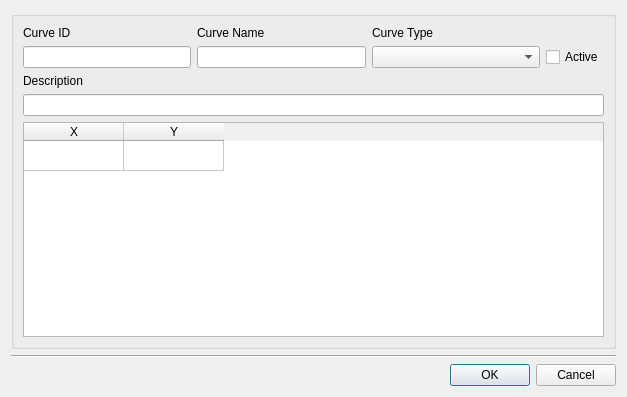
<?xml version="1.0" encoding="UTF-8"?>
<ui version="4.0">
 <class>dlg_nonvisual_curve</class>
 <widget class="QDialog" name="dlg_nonvisual_curve">
  <property name="geometry">
   <rect>
    <x>0</x>
    <y>0</y>
    <width>627</width>
    <height>397</height>
   </rect>
  </property>
  <property name="windowTitle">
   <string>Curve Editor</string>
  </property>
  <layout class="QGridLayout" name="verticalLayout_4">
   <item row="2" column="0" colspan="2">
    <layout class="QHBoxLayout" name="horizontalLayout">
     <property name="sizeConstraint">
      <enum>QLayout::SetDefaultConstraint</enum>
     </property>
     <item>
      <spacer name="horizontalSpacer">
       <property name="orientation">
        <enum>Qt::Horizontal</enum>
       </property>
       <property name="sizeHint" stdset="0">
        <size>
         <width>40</width>
         <height>20</height>
        </size>
       </property>
      </spacer>
     </item>
     <item>
      <widget class="QPushButton" name="btn_accept">
       <property name="text">
        <string>OK</string>
       </property>
      </widget>
     </item>
     <item>
      <widget class="QPushButton" name="btn_cancel">
       <property name="text">
        <string>Cancel</string>
       </property>
      </widget>
     </item>
    </layout>
   </item>
   <item row="1" column="0" colspan="2">
    <widget class="Line" name="line">
     <property name="orientation">
      <enum>Qt::Horizontal</enum>
     </property>
    </widget>
   </item>
   <item row="0" column="0" colspan="2">
    <widget class="QGroupBox" name="groupBox">
     <property name="sizePolicy">
      <sizepolicy hsizetype="Preferred" vsizetype="MinimumExpanding">
       <horstretch>0</horstretch>
       <verstretch>0</verstretch>
      </sizepolicy>
     </property>
     <property name="title">
      <string/>
     </property>
     <layout class="QGridLayout" name="gridLayout">
      <item row="0" column="0" colspan="2">
       <layout class="QGridLayout" name="gridLayout_2">
        <item row="1" column="0">
         <widget class="QLineEdit" name="txt_curve">
          <property name="sizePolicy">
           <sizepolicy hsizetype="Minimum" vsizetype="Fixed">
            <horstretch>0</horstretch>
            <verstretch>0</verstretch>
           </sizepolicy>
          </property>
         </widget>
        </item>
        <item row="0" column="0">
         <widget class="QLabel" name="lbl_curve">
          <property name="sizePolicy">
           <sizepolicy hsizetype="Preferred" vsizetype="Fixed">
            <horstretch>0</horstretch>
            <verstretch>0</verstretch>
           </sizepolicy>
          </property>
          <property name="text">
           <string>Curve ID</string>
          </property>
         </widget>
        </item>
        <item row="0" column="1">
         <widget class="QLabel" name="lbl_curve_name">
          <property name="sizePolicy">
           <sizepolicy hsizetype="Preferred" vsizetype="Fixed">
            <horstretch>0</horstretch>
            <verstretch>0</verstretch>
           </sizepolicy>
          </property>
          <property name="text">
           <string>Curve Name</string>
          </property>
         </widget>
        </item>
        <item row="1" column="2">
         <widget class="QComboBox" name="cmb_curve_type"/>
        </item>
        <item row="0" column="2">
         <widget class="QLabel" name="lbl_curve_type">
          <property name="text">
           <string>Curve Type</string>
          </property>
         </widget>
        </item>
        <item row="1" column="1">
         <widget class="QLineEdit" name="txt_curve_name">
          <property name="sizePolicy">
           <sizepolicy hsizetype="Minimum" vsizetype="Fixed">
            <horstretch>0</horstretch>
            <verstretch>0</verstretch>
           </sizepolicy>
          </property>
         </widget>
        </item>
        <item row="1" column="3">
         <widget class="QCheckBox" name="chk_active">
          <property name="sizePolicy">
           <sizepolicy hsizetype="Fixed" vsizetype="Fixed">
            <horstretch>0</horstretch>
            <verstretch>0</verstretch>
           </sizepolicy>
          </property>
          <property name="text">
           <string>Active</string>
          </property>
         </widget>
        </item>
        <item row="3" column="0" colspan="4">
         <widget class="QLineEdit" name="txt_descript">
          <property name="sizePolicy">
           <sizepolicy hsizetype="Expanding" vsizetype="Fixed">
            <horstretch>0</horstretch>
            <verstretch>0</verstretch>
           </sizepolicy>
          </property>
         </widget>
        </item>
        <item row="2" column="0" colspan="4">
         <widget class="QLabel" name="lbl_descript">
          <property name="sizePolicy">
           <sizepolicy hsizetype="Preferred" vsizetype="Fixed">
            <horstretch>0</horstretch>
            <verstretch>0</verstretch>
           </sizepolicy>
          </property>
          <property name="text">
           <string>Description</string>
          </property>
         </widget>
        </item>
       </layout>
      </item>
      <item row="1" column="0" colspan="2">
       <layout class="QGridLayout" name="gridLayout_3">
        <item row="0" column="0">
         <widget class="QTableWidget" name="tbl_curve_value">
          <property name="sizePolicy">
           <sizepolicy hsizetype="Minimum" vsizetype="Expanding">
            <horstretch>0</horstretch>
            <verstretch>0</verstretch>
           </sizepolicy>
          </property>
          <property name="rowCount">
           <number>1</number>
          </property>
          <attribute name="verticalHeaderVisible">
           <bool>false</bool>
          </attribute>
          <row/>
          <column>
           <property name="text">
            <string>X</string>
           </property>
          </column>
          <column>
           <property name="text">
            <string>Y</string>
           </property>
          </column>
         </widget>
        </item>
        <item row="0" column="1">
         <layout class="QGridLayout" name="lyt_plot"/>
        </item>
       </layout>
      </item>
     </layout>
    </widget>
   </item>
  </layout>
 </widget>
 <resources/>
 <connections/>
</ui>
